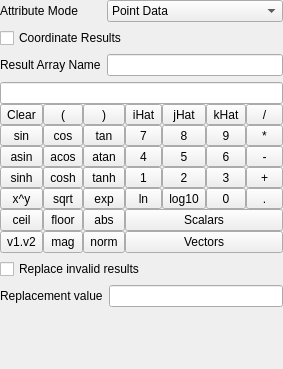
<ui version="4.0" >
 <author></author>
 <comment></comment>
 <exportmacro></exportmacro>
 <class>CalculatorPanel</class>
 <widget class="QWidget" name="CalculatorPanel" >
  <property name="geometry" >
   <rect>
    <x>0</x>
    <y>0</y>
    <width>283</width>
    <height>369</height>
   </rect>
  </property>
  <property name="focusPolicy" >
   <enum>Qt::ClickFocus</enum>
  </property>
  <property name="windowTitle" >
   <string>Form</string>
  </property>
  <layout class="QVBoxLayout" >
   <property name="margin" >
    <number>0</number>
   </property>
   <property name="spacing" >
    <number>6</number>
   </property>
   <item>
    <layout class="QGridLayout" >
     <property name="margin" >
      <number>0</number>
     </property>
     <property name="spacing" >
      <number>6</number>
     </property>
     <item row="0" column="0" >
      <widget class="QLabel" name="label_2" >
       <property name="text" >
        <string>Attribute Mode</string>
       </property>
      </widget>
     </item>
     <item row="0" column="1" colspan="2" >
      <widget class="QComboBox" name="AttributeMode" >
       <item>
        <property name="text" >
         <string>Point Data</string>
        </property>
       </item>
       <item>
        <property name="text" >
         <string>Cell Data</string>
        </property>
       </item>
      </widget>
     </item>
     <item rowspan="2" row="2" column="0" >
      <widget class="QLabel" name="label" >
       <property name="text" >
        <string>Result Array Name</string>
       </property>
      </widget>
     </item>
     <item row="1" column="0" colspan="3" >
      <widget class="QCheckBox" name="CoordinateResults" >
       <property name="text" >
        <string>Coordinate Results</string>
       </property>
      </widget>
     </item>
     <item rowspan="2" row="2" column="1" colspan="2" >
      <widget class="QLineEdit" name="ResultArrayName" />
     </item>
    </layout>
   </item>
   <item>
    <layout class="QGridLayout" >
     <property name="margin" >
      <number>0</number>
     </property>
     <property name="spacing" >
      <number>0</number>
     </property>
     <item row="4" column="2" >
      <widget class="QToolButton" name="tanh" >
       <property name="sizePolicy" >
        <sizepolicy>
         <hsizetype>5</hsizetype>
         <vsizetype>5</vsizetype>
         <horstretch>0</horstretch>
         <verstretch>0</verstretch>
        </sizepolicy>
       </property>
       <property name="focusPolicy" >
        <enum>Qt::NoFocus</enum>
       </property>
       <property name="text" >
        <string>tanh</string>
       </property>
      </widget>
     </item>
     <item row="1" column="0" >
      <widget class="QToolButton" name="Clear" >
       <property name="sizePolicy" >
        <sizepolicy>
         <hsizetype>5</hsizetype>
         <vsizetype>5</vsizetype>
         <horstretch>0</horstretch>
         <verstretch>0</verstretch>
        </sizepolicy>
       </property>
       <property name="focusPolicy" >
        <enum>Qt::NoFocus</enum>
       </property>
       <property name="text" >
        <string>Clear</string>
       </property>
      </widget>
     </item>
     <item row="3" column="0" >
      <widget class="QToolButton" name="asin" >
       <property name="sizePolicy" >
        <sizepolicy>
         <hsizetype>5</hsizetype>
         <vsizetype>5</vsizetype>
         <horstretch>0</horstretch>
         <verstretch>0</verstretch>
        </sizepolicy>
       </property>
       <property name="focusPolicy" >
        <enum>Qt::NoFocus</enum>
       </property>
       <property name="text" >
        <string>asin</string>
       </property>
      </widget>
     </item>
     <item row="4" column="4" >
      <widget class="QToolButton" name="n2" >
       <property name="sizePolicy" >
        <sizepolicy>
         <hsizetype>5</hsizetype>
         <vsizetype>5</vsizetype>
         <horstretch>0</horstretch>
         <verstretch>0</verstretch>
        </sizepolicy>
       </property>
       <property name="focusPolicy" >
        <enum>Qt::NoFocus</enum>
       </property>
       <property name="text" >
        <string>2</string>
       </property>
      </widget>
     </item>
     <item row="1" column="1" >
      <widget class="QToolButton" name="LeftParentheses" >
       <property name="sizePolicy" >
        <sizepolicy>
         <hsizetype>5</hsizetype>
         <vsizetype>5</vsizetype>
         <horstretch>0</horstretch>
         <verstretch>0</verstretch>
        </sizepolicy>
       </property>
       <property name="focusPolicy" >
        <enum>Qt::NoFocus</enum>
       </property>
       <property name="text" >
        <string>(</string>
       </property>
      </widget>
     </item>
     <item row="4" column="3" >
      <widget class="QToolButton" name="n1" >
       <property name="sizePolicy" >
        <sizepolicy>
         <hsizetype>5</hsizetype>
         <vsizetype>5</vsizetype>
         <horstretch>0</horstretch>
         <verstretch>0</verstretch>
        </sizepolicy>
       </property>
       <property name="focusPolicy" >
        <enum>Qt::NoFocus</enum>
       </property>
       <property name="text" >
        <string>1</string>
       </property>
      </widget>
     </item>
     <item row="3" column="2" >
      <widget class="QToolButton" name="atan" >
       <property name="sizePolicy" >
        <sizepolicy>
         <hsizetype>5</hsizetype>
         <vsizetype>5</vsizetype>
         <horstretch>0</horstretch>
         <verstretch>0</verstretch>
        </sizepolicy>
       </property>
       <property name="focusPolicy" >
        <enum>Qt::NoFocus</enum>
       </property>
       <property name="text" >
        <string>atan</string>
       </property>
      </widget>
     </item>
     <item row="3" column="5" >
      <widget class="QToolButton" name="n6" >
       <property name="sizePolicy" >
        <sizepolicy>
         <hsizetype>5</hsizetype>
         <vsizetype>5</vsizetype>
         <horstretch>0</horstretch>
         <verstretch>0</verstretch>
        </sizepolicy>
       </property>
       <property name="focusPolicy" >
        <enum>Qt::NoFocus</enum>
       </property>
       <property name="text" >
        <string>6</string>
       </property>
      </widget>
     </item>
     <item row="3" column="4" >
      <widget class="QToolButton" name="n5" >
       <property name="sizePolicy" >
        <sizepolicy>
         <hsizetype>5</hsizetype>
         <vsizetype>5</vsizetype>
         <horstretch>0</horstretch>
         <verstretch>0</verstretch>
        </sizepolicy>
       </property>
       <property name="focusPolicy" >
        <enum>Qt::NoFocus</enum>
       </property>
       <property name="text" >
        <string>5</string>
       </property>
      </widget>
     </item>
     <item row="6" column="0" >
      <widget class="QToolButton" name="ceil" >
       <property name="sizePolicy" >
        <sizepolicy>
         <hsizetype>5</hsizetype>
         <vsizetype>5</vsizetype>
         <horstretch>0</horstretch>
         <verstretch>0</verstretch>
        </sizepolicy>
       </property>
       <property name="focusPolicy" >
        <enum>Qt::NoFocus</enum>
       </property>
       <property name="text" >
        <string>ceil</string>
       </property>
      </widget>
     </item>
     <item row="4" column="0" >
      <widget class="QToolButton" name="sinh" >
       <property name="sizePolicy" >
        <sizepolicy>
         <hsizetype>5</hsizetype>
         <vsizetype>5</vsizetype>
         <horstretch>0</horstretch>
         <verstretch>0</verstretch>
        </sizepolicy>
       </property>
       <property name="focusPolicy" >
        <enum>Qt::NoFocus</enum>
       </property>
       <property name="text" >
        <string>sinh</string>
       </property>
      </widget>
     </item>
     <item row="6" column="2" >
      <widget class="QToolButton" name="abs" >
       <property name="sizePolicy" >
        <sizepolicy>
         <hsizetype>5</hsizetype>
         <vsizetype>5</vsizetype>
         <horstretch>0</horstretch>
         <verstretch>0</verstretch>
        </sizepolicy>
       </property>
       <property name="focusPolicy" >
        <enum>Qt::NoFocus</enum>
       </property>
       <property name="text" >
        <string>abs</string>
       </property>
      </widget>
     </item>
     <item row="3" column="6" >
      <widget class="QToolButton" name="Minus" >
       <property name="sizePolicy" >
        <sizepolicy>
         <hsizetype>5</hsizetype>
         <vsizetype>5</vsizetype>
         <horstretch>0</horstretch>
         <verstretch>0</verstretch>
        </sizepolicy>
       </property>
       <property name="focusPolicy" >
        <enum>Qt::NoFocus</enum>
       </property>
       <property name="text" >
        <string>-</string>
       </property>
      </widget>
     </item>
     <item row="1" column="4" >
      <widget class="QToolButton" name="jHat" >
       <property name="sizePolicy" >
        <sizepolicy>
         <hsizetype>5</hsizetype>
         <vsizetype>5</vsizetype>
         <horstretch>0</horstretch>
         <verstretch>0</verstretch>
        </sizepolicy>
       </property>
       <property name="focusPolicy" >
        <enum>Qt::NoFocus</enum>
       </property>
       <property name="text" >
        <string>jHat</string>
       </property>
      </widget>
     </item>
     <item row="2" column="2" >
      <widget class="QToolButton" name="tan" >
       <property name="sizePolicy" >
        <sizepolicy>
         <hsizetype>5</hsizetype>
         <vsizetype>5</vsizetype>
         <horstretch>0</horstretch>
         <verstretch>0</verstretch>
        </sizepolicy>
       </property>
       <property name="focusPolicy" >
        <enum>Qt::NoFocus</enum>
       </property>
       <property name="text" >
        <string>tan</string>
       </property>
      </widget>
     </item>
     <item row="2" column="6" >
      <widget class="QToolButton" name="Multiply" >
       <property name="sizePolicy" >
        <sizepolicy>
         <hsizetype>5</hsizetype>
         <vsizetype>5</vsizetype>
         <horstretch>0</horstretch>
         <verstretch>0</verstretch>
        </sizepolicy>
       </property>
       <property name="focusPolicy" >
        <enum>Qt::NoFocus</enum>
       </property>
       <property name="text" >
        <string>*</string>
       </property>
      </widget>
     </item>
     <item row="1" column="2" >
      <widget class="QToolButton" name="RightParentheses" >
       <property name="sizePolicy" >
        <sizepolicy>
         <hsizetype>5</hsizetype>
         <vsizetype>5</vsizetype>
         <horstretch>0</horstretch>
         <verstretch>0</verstretch>
        </sizepolicy>
       </property>
       <property name="focusPolicy" >
        <enum>Qt::NoFocus</enum>
       </property>
       <property name="text" >
        <string>)</string>
       </property>
      </widget>
     </item>
     <item row="2" column="0" >
      <widget class="QToolButton" name="sin" >
       <property name="sizePolicy" >
        <sizepolicy>
         <hsizetype>5</hsizetype>
         <vsizetype>5</vsizetype>
         <horstretch>0</horstretch>
         <verstretch>0</verstretch>
        </sizepolicy>
       </property>
       <property name="focusPolicy" >
        <enum>Qt::NoFocus</enum>
       </property>
       <property name="text" >
        <string>sin</string>
       </property>
      </widget>
     </item>
     <item row="0" column="0" colspan="7" >
      <widget class="QLineEdit" name="Function" />
     </item>
     <item row="1" column="5" >
      <widget class="QToolButton" name="kHat" >
       <property name="sizePolicy" >
        <sizepolicy>
         <hsizetype>5</hsizetype>
         <vsizetype>5</vsizetype>
         <horstretch>0</horstretch>
         <verstretch>0</verstretch>
        </sizepolicy>
       </property>
       <property name="focusPolicy" >
        <enum>Qt::NoFocus</enum>
       </property>
       <property name="text" >
        <string>kHat</string>
       </property>
      </widget>
     </item>
     <item row="3" column="1" >
      <widget class="QToolButton" name="acos" >
       <property name="sizePolicy" >
        <sizepolicy>
         <hsizetype>5</hsizetype>
         <vsizetype>5</vsizetype>
         <horstretch>0</horstretch>
         <verstretch>0</verstretch>
        </sizepolicy>
       </property>
       <property name="focusPolicy" >
        <enum>Qt::NoFocus</enum>
       </property>
       <property name="text" >
        <string>acos</string>
       </property>
      </widget>
     </item>
     <item row="3" column="3" >
      <widget class="QToolButton" name="n4" >
       <property name="sizePolicy" >
        <sizepolicy>
         <hsizetype>5</hsizetype>
         <vsizetype>5</vsizetype>
         <horstretch>0</horstretch>
         <verstretch>0</verstretch>
        </sizepolicy>
       </property>
       <property name="focusPolicy" >
        <enum>Qt::NoFocus</enum>
       </property>
       <property name="text" >
        <string>4</string>
       </property>
      </widget>
     </item>
     <item row="7" column="0" >
      <widget class="QToolButton" name="v1v2" >
       <property name="sizePolicy" >
        <sizepolicy>
         <hsizetype>5</hsizetype>
         <vsizetype>5</vsizetype>
         <horstretch>0</horstretch>
         <verstretch>0</verstretch>
        </sizepolicy>
       </property>
       <property name="focusPolicy" >
        <enum>Qt::NoFocus</enum>
       </property>
       <property name="text" >
        <string>v1.v2</string>
       </property>
       <property name="autoRaise" >
        <bool>false</bool>
       </property>
      </widget>
     </item>
     <item row="6" column="1" >
      <widget class="QToolButton" name="floor" >
       <property name="sizePolicy" >
        <sizepolicy>
         <hsizetype>5</hsizetype>
         <vsizetype>5</vsizetype>
         <horstretch>0</horstretch>
         <verstretch>0</verstretch>
        </sizepolicy>
       </property>
       <property name="focusPolicy" >
        <enum>Qt::NoFocus</enum>
       </property>
       <property name="text" >
        <string>floor</string>
       </property>
      </widget>
     </item>
     <item row="5" column="2" >
      <widget class="QToolButton" name="exp" >
       <property name="sizePolicy" >
        <sizepolicy>
         <hsizetype>5</hsizetype>
         <vsizetype>5</vsizetype>
         <horstretch>0</horstretch>
         <verstretch>0</verstretch>
        </sizepolicy>
       </property>
       <property name="focusPolicy" >
        <enum>Qt::NoFocus</enum>
       </property>
       <property name="text" >
        <string>exp</string>
       </property>
      </widget>
     </item>
     <item row="7" column="2" >
      <widget class="QToolButton" name="norm" >
       <property name="sizePolicy" >
        <sizepolicy>
         <hsizetype>5</hsizetype>
         <vsizetype>5</vsizetype>
         <horstretch>0</horstretch>
         <verstretch>0</verstretch>
        </sizepolicy>
       </property>
       <property name="focusPolicy" >
        <enum>Qt::NoFocus</enum>
       </property>
       <property name="text" >
        <string>norm</string>
       </property>
      </widget>
     </item>
     <item row="1" column="3" >
      <widget class="QToolButton" name="iHat" >
       <property name="sizePolicy" >
        <sizepolicy>
         <hsizetype>5</hsizetype>
         <vsizetype>5</vsizetype>
         <horstretch>0</horstretch>
         <verstretch>0</verstretch>
        </sizepolicy>
       </property>
       <property name="focusPolicy" >
        <enum>Qt::NoFocus</enum>
       </property>
       <property name="text" >
        <string>iHat</string>
       </property>
      </widget>
     </item>
     <item row="1" column="6" >
      <widget class="QToolButton" name="Divide" >
       <property name="sizePolicy" >
        <sizepolicy>
         <hsizetype>5</hsizetype>
         <vsizetype>5</vsizetype>
         <horstretch>0</horstretch>
         <verstretch>0</verstretch>
        </sizepolicy>
       </property>
       <property name="focusPolicy" >
        <enum>Qt::NoFocus</enum>
       </property>
       <property name="text" >
        <string>/</string>
       </property>
      </widget>
     </item>
     <item row="4" column="1" >
      <widget class="QToolButton" name="cosh" >
       <property name="sizePolicy" >
        <sizepolicy>
         <hsizetype>5</hsizetype>
         <vsizetype>5</vsizetype>
         <horstretch>0</horstretch>
         <verstretch>0</verstretch>
        </sizepolicy>
       </property>
       <property name="focusPolicy" >
        <enum>Qt::NoFocus</enum>
       </property>
       <property name="text" >
        <string>cosh</string>
       </property>
      </widget>
     </item>
     <item row="5" column="3" >
      <widget class="QToolButton" name="ln" >
       <property name="sizePolicy" >
        <sizepolicy>
         <hsizetype>5</hsizetype>
         <vsizetype>5</vsizetype>
         <horstretch>0</horstretch>
         <verstretch>0</verstretch>
        </sizepolicy>
       </property>
       <property name="focusPolicy" >
        <enum>Qt::NoFocus</enum>
       </property>
       <property name="text" >
        <string>ln</string>
       </property>
      </widget>
     </item>
     <item row="2" column="1" >
      <widget class="QToolButton" name="cos" >
       <property name="sizePolicy" >
        <sizepolicy>
         <hsizetype>5</hsizetype>
         <vsizetype>5</vsizetype>
         <horstretch>0</horstretch>
         <verstretch>0</verstretch>
        </sizepolicy>
       </property>
       <property name="focusPolicy" >
        <enum>Qt::NoFocus</enum>
       </property>
       <property name="text" >
        <string>cos</string>
       </property>
      </widget>
     </item>
     <item row="5" column="5" >
      <widget class="QToolButton" name="n0" >
       <property name="sizePolicy" >
        <sizepolicy>
         <hsizetype>5</hsizetype>
         <vsizetype>5</vsizetype>
         <horstretch>0</horstretch>
         <verstretch>0</verstretch>
        </sizepolicy>
       </property>
       <property name="focusPolicy" >
        <enum>Qt::NoFocus</enum>
       </property>
       <property name="text" >
        <string>0</string>
       </property>
      </widget>
     </item>
     <item row="7" column="1" >
      <widget class="QToolButton" name="mag" >
       <property name="sizePolicy" >
        <sizepolicy>
         <hsizetype>5</hsizetype>
         <vsizetype>5</vsizetype>
         <horstretch>0</horstretch>
         <verstretch>0</verstretch>
        </sizepolicy>
       </property>
       <property name="focusPolicy" >
        <enum>Qt::NoFocus</enum>
       </property>
       <property name="text" >
        <string>mag</string>
       </property>
      </widget>
     </item>
     <item row="5" column="0" >
      <widget class="QToolButton" name="xy" >
       <property name="sizePolicy" >
        <sizepolicy>
         <hsizetype>5</hsizetype>
         <vsizetype>5</vsizetype>
         <horstretch>0</horstretch>
         <verstretch>0</verstretch>
        </sizepolicy>
       </property>
       <property name="focusPolicy" >
        <enum>Qt::NoFocus</enum>
       </property>
       <property name="text" >
        <string>x^y</string>
       </property>
      </widget>
     </item>
     <item row="2" column="3" >
      <widget class="QToolButton" name="n7" >
       <property name="sizePolicy" >
        <sizepolicy>
         <hsizetype>5</hsizetype>
         <vsizetype>5</vsizetype>
         <horstretch>0</horstretch>
         <verstretch>0</verstretch>
        </sizepolicy>
       </property>
       <property name="focusPolicy" >
        <enum>Qt::NoFocus</enum>
       </property>
       <property name="text" >
        <string>7</string>
       </property>
      </widget>
     </item>
     <item row="5" column="1" >
      <widget class="QToolButton" name="sqrt" >
       <property name="sizePolicy" >
        <sizepolicy>
         <hsizetype>5</hsizetype>
         <vsizetype>5</vsizetype>
         <horstretch>0</horstretch>
         <verstretch>0</verstretch>
        </sizepolicy>
       </property>
       <property name="focusPolicy" >
        <enum>Qt::NoFocus</enum>
       </property>
       <property name="text" >
        <string>sqrt</string>
       </property>
      </widget>
     </item>
     <item row="4" column="6" >
      <widget class="QToolButton" name="Plus" >
       <property name="sizePolicy" >
        <sizepolicy>
         <hsizetype>5</hsizetype>
         <vsizetype>5</vsizetype>
         <horstretch>0</horstretch>
         <verstretch>0</verstretch>
        </sizepolicy>
       </property>
       <property name="focusPolicy" >
        <enum>Qt::NoFocus</enum>
       </property>
       <property name="text" >
        <string>+</string>
       </property>
      </widget>
     </item>
     <item row="2" column="4" >
      <widget class="QToolButton" name="n8" >
       <property name="sizePolicy" >
        <sizepolicy>
         <hsizetype>5</hsizetype>
         <vsizetype>5</vsizetype>
         <horstretch>0</horstretch>
         <verstretch>0</verstretch>
        </sizepolicy>
       </property>
       <property name="focusPolicy" >
        <enum>Qt::NoFocus</enum>
       </property>
       <property name="text" >
        <string>8</string>
       </property>
      </widget>
     </item>
     <item row="5" column="4" >
      <widget class="QToolButton" name="log10" >
       <property name="sizePolicy" >
        <sizepolicy>
         <hsizetype>5</hsizetype>
         <vsizetype>5</vsizetype>
         <horstretch>0</horstretch>
         <verstretch>0</verstretch>
        </sizepolicy>
       </property>
       <property name="focusPolicy" >
        <enum>Qt::NoFocus</enum>
       </property>
       <property name="text" >
        <string>log10</string>
       </property>
      </widget>
     </item>
     <item row="2" column="5" >
      <widget class="QToolButton" name="n9" >
       <property name="sizePolicy" >
        <sizepolicy>
         <hsizetype>5</hsizetype>
         <vsizetype>5</vsizetype>
         <horstretch>0</horstretch>
         <verstretch>0</verstretch>
        </sizepolicy>
       </property>
       <property name="focusPolicy" >
        <enum>Qt::NoFocus</enum>
       </property>
       <property name="text" >
        <string>9</string>
       </property>
      </widget>
     </item>
     <item row="5" column="6" >
      <widget class="QToolButton" name="Dot" >
       <property name="sizePolicy" >
        <sizepolicy>
         <hsizetype>5</hsizetype>
         <vsizetype>5</vsizetype>
         <horstretch>0</horstretch>
         <verstretch>0</verstretch>
        </sizepolicy>
       </property>
       <property name="focusPolicy" >
        <enum>Qt::NoFocus</enum>
       </property>
       <property name="text" >
        <string>.</string>
       </property>
      </widget>
     </item>
     <item row="4" column="5" >
      <widget class="QToolButton" name="n3" >
       <property name="sizePolicy" >
        <sizepolicy>
         <hsizetype>5</hsizetype>
         <vsizetype>5</vsizetype>
         <horstretch>0</horstretch>
         <verstretch>0</verstretch>
        </sizepolicy>
       </property>
       <property name="focusPolicy" >
        <enum>Qt::NoFocus</enum>
       </property>
       <property name="text" >
        <string>3</string>
       </property>
      </widget>
     </item>
     <item row="6" column="3" colspan="4" >
      <widget class="QPushButton" name="Scalars" >
       <property name="focusPolicy" >
        <enum>Qt::NoFocus</enum>
       </property>
       <property name="text" >
        <string>Scalars</string>
       </property>
      </widget>
     </item>
     <item row="7" column="3" colspan="4" >
      <widget class="QPushButton" name="Vectors" >
       <property name="focusPolicy" >
        <enum>Qt::NoFocus</enum>
       </property>
       <property name="text" >
        <string>Vectors</string>
       </property>
      </widget>
     </item>
    </layout>
   </item>
   <item>
    <widget class="QCheckBox" name="ReplaceInvalidResult" >
     <property name="text" >
      <string>Replace invalid results</string>
     </property>
    </widget>
   </item>
   <item>
    <layout class="QHBoxLayout" >
     <property name="margin" >
      <number>0</number>
     </property>
     <property name="spacing" >
      <number>6</number>
     </property>
     <item>
      <widget class="QLabel" name="label_3" >
       <property name="text" >
        <string>Replacement value</string>
       </property>
      </widget>
     </item>
     <item>
      <widget class="QLineEdit" name="ReplacementValue" />
     </item>
    </layout>
   </item>
   <item>
    <spacer>
     <property name="orientation" >
      <enum>Qt::Vertical</enum>
     </property>
     <property name="sizeHint" >
      <size>
       <width>283</width>
       <height>16</height>
      </size>
     </property>
    </spacer>
   </item>
  </layout>
 </widget>
 <pixmapfunction></pixmapfunction>
 <resources/>
 <connections/>
</ui>
